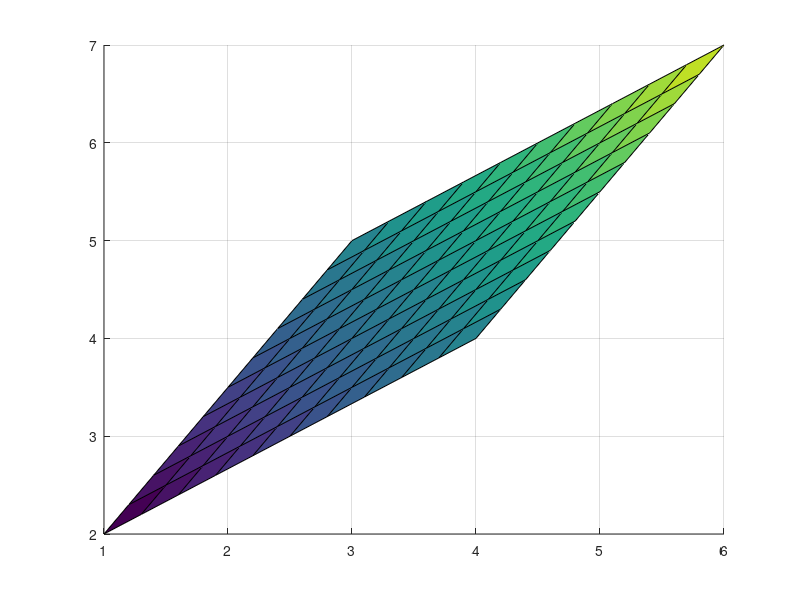

Source code (MATLAB):
clear
clc 

% Plano dado parametricamente
[u,v] = meshgrid(0:.1:1);

% Coeficientes 
a00 = [1 2 3]; 
a10 = [2 3 1];
a01 = [3 2 1]; 


% Plano 
x = a00(1,1) + a10(1,1).*u + a01(1,1).*v; 
y = a00(1,2) + a10(1,2).*u + a01(1,2).*v; 
z = a00(1,3) + a10(1,3).*u + a01(1,3).*v; 


figure('Name','Plano')
hold on 
surf(x,y,z)
grid on 
